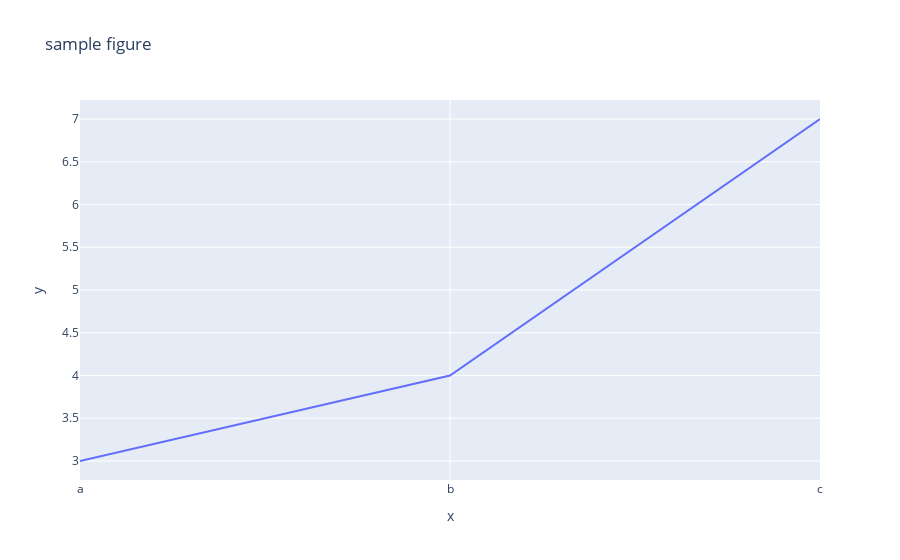

Notebook cell for this chart:
### Markdown cell above
## Pirmā Plotly vizualizācija

Mēs izmantosim Plotly Express, kas ir viegli lietojama, augsta līmeņa Plotly saskarne, kas darbojas ar dažāda veida datiem un piedāvā vienkārši veidojamas vizualizācijas.

Plašāka informācija par Plotly Express: https://plotly.com/python/plotly-express/

### Code cell
import plotly.express as px

fig = px.line(x=["a","b","c"], y=[3,4,7], title="sample figure")

fig.show() # we call show to display the figure

### Figure 1 — Plotly figure (JSON) as saved in the notebook; plotly's stock layout.template omitted (floating-point values rounded to 4 significant figures)
{"data": [{"hovertemplate": "x=%{x}<br>y=%{y}<extra></extra>", "legendgroup": "", "line": {"color": "#636efa", "dash": "solid"}, "marker": {"symbol": "circle"}, "mode": "lines", "name": "", "orientation": "v", "showlegend": false, "type": "scatter", "x": ["a", "b", "c"], "xaxis": "x", "y": [3, 4, 7], "yaxis": "y"}], "layout": {"legend": {"tracegroupgap": 0}, "title": {"text": "sample figure"}, "xaxis": {"anchor": "y", "domain": [0, 1], "title": {"text": "x"}}, "yaxis": {"anchor": "x", "domain": [0, 1], "title": {"text": "y"}}}}
